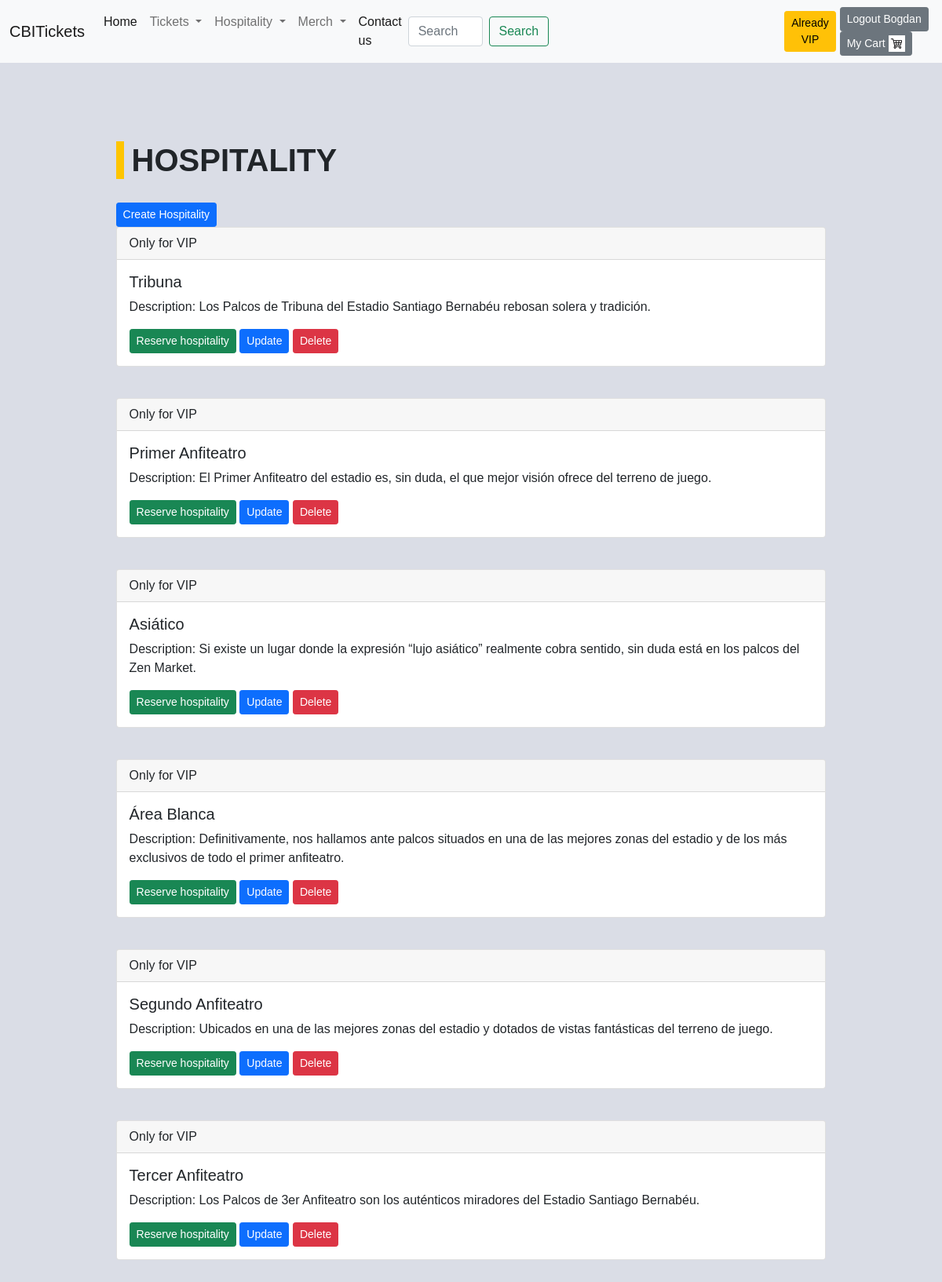
The page /hospitality-real/ (signed in) on the database its author committed.
### hospitality/models.py (models this page shows, shortened)
class HospitalityVIP(models.Model):
    name_real = models.CharField(max_length=150, null=True, blank=True)
    description_real = models.TextField(max_length=800, default='no description', null=True, blank=True)
    name_united = models.CharField(max_length=150, null=True, blank=True)
    description_united = models.TextField(max_length=800, default='no description', null=True, blank=True)

### hospitality/views.py (the view)
# urls.py: path('hospitality-real/', views.HospitalityVIPListView.as_view(), name='hospitality_real'),
class HospitalityVIPListView(ListView):
    template_name = 'hospitality/hospitality_vip.html'
    model = HospitalityVIP
    context_object_name = 'all_hospitality'

### templates/hospitality/hospitality_vip.html (shortened to what this page needs)
{% extends 'base.html' %}
{% block content %}
    <div class="container">
        <h1>Hospitality</h1>
        {% if perms.hospitality.add_hospitalityreal %}
            <a class="btn btn-sm btn-primary" href="{% url 'create_hospitality_real' %}">Create Hospitality</a>
        {% endif %}
        {% for hospitality in all_hospitality %}
            <div class="card">
                <div class="card-header">
                    Only for VIP
                </div>
                <div class="card-body">
                    <h5 class="card-title">{{ hospitality.name_real }}</h5>
                    <p class="card-text">Description: {{ hospitality.description_real }}</p>
                    {% if perms.user.vip_only %}
                        <a class="btn btn-sm btn-success" href="{% url 'create_booking' %}">Reserve hospitality</a>
                    {% else %}
                        <a class="btn btn-sm btn-danger" href="{% url 'become_vip' %}">Become VIP to reserve</a>
                    {% endif %}
                    {% if perms.hospitality.change_hospitalityreal %}
                        <a class="btn btn-sm btn-primary"
                           href="{% url 'update_hospitality_real' hospitality.id %}">Update</a>
                    {% endif %}
                    {% if perms.hospitality.delete_hospitalityreal %}
                        <a class="btn btn-sm btn-danger" href="{% url 'delete_hospitality_real' hospitality.id %}">Delete</a>
                    {% endif %}
                </div>
            </div>
        {% endfor %}
    </div>
{% endblock %}

### templates/navbar.html (shortened to what this page needs)
{% load static %}
<nav class="navbar navbar-expand-lg navbar-light bg-light">
    <div class="container-fluid">
        <a class="navbar-brand" href="{% url 'home_page' %}">CBITickets</a>
        <div class="collapse navbar-collapse" id="navbarSupportedContent">
            <ul class="navbar-nav me-auto mb-2 mb-lg-0">
                <li class="nav-item">
                    <a class="nav-link active" aria-current="page" href="{% url 'home_page' %}">Home</a>
                </li>
                <li class="nav-item dropdown">
                    <a class="nav-link dropdown-toggle" href="#" id="navbarDropdown" role="button"
                       data-bs-toggle="dropdown" aria-expanded="false">
                        Tickets
                    </a>
                </li>
                <li class="nav-item dropdown">
                    <a class="nav-link dropdown-toggle" href="#" id="navbarDropdown" role="button"
                       data-bs-toggle="dropdown" aria-expanded="false">
                        Hospitality
                    </a>
                </li>
                <li class="nav-item dropdown">
                    <a class="nav-link dropdown-toggle" href="#" id="navbarDropdown" role="button"
                       data-bs-toggle="dropdown" aria-expanded="false">
                        Merch
                    </a>
                </li>
                <li class="nav-item">
                    <a class="nav-link active" aria-current="page" href="{% url 'contact_us' %}">Contact us</a>
                </li>
            </ul>
            {% if request.path == '/merch/' %}
                <form class="d-flex" action="{% url 'search_merch_city' %}" style="margin-right: 300px">
                    <input class="form-control me-2" type="search" placeholder="Search" aria-label="Search"
                           name="search">
                    <button class="btn btn-outline-success" type="submit">Search</button>
                </form>
            {% elif request.path == '/merch-real/' %}
                <form class="d-flex" action="{% url 'search_merch_real' %}" style="margin-right: 300px">
                    <input class="form-control me-2" type="search" placeholder="Search" aria-label="Search"
                           name="search">
                    <button class="btn btn-outline-success" type="submit">Search</button>
                </form>
            {% elif request.path == '/merch-united/' %}
                <form class="d-flex" action="{% url 'search_merch_united' %}" style="margin-right: 300px">
                    <input class="form-control me-2" type="search" placeholder="Search" aria-label="Search"
                           name="search">
                    <button class="btn btn-outline-success" type="submit">Search</button>
                </form>
            {% elif request.path == '/merch-barcelona/' %}
                <form class="d-flex" action="{% url 'search_merch_barcelona' %}" style="margin-right: 300px">
                    <input class="form-control me-2" type="search" placeholder="Search" aria-label="Search"
                           name="search">
                    <button class="btn btn-outline-success" type="submit">Search</button>
                </form>
            {% elif request.path == '/hospitality/' %}
                <form class="d-flex" action="{% url 'search_hospitality_payed_city' %}" style="margin-right: 300px">
                    <input class="form-control me-2" type="search" placeholder="Search" aria-label="Search"
                           name="search">
                    <button class="btn btn-outline-success" type="submit">Search</button>
                </form>
            {% elif request.path == '/hospitality-real/' %}
                <form class="d-flex" action="{% url 'search_hospitality_vip_real' %}" style="margin-right: 300px">
                    <input class="form-control me-2" type="search" placeholder="Search" aria-label="Search"
                           name="search">
                    <button class="btn btn-outline-success" type="submit">Search</button>
                </form>
            {% elif request.path == '/hospitality-united/' %}
                <form class="d-flex" action="{% url 'search_hospitality_vip_united' %}" style="margin-right: 300px">
                    <input class="form-control me-2" type="search" placeholder="Search" aria-label="Search"
                           name="search">
                    <button class="btn btn-outline-success" type="submit">Search</button>
                </form>
            {% elif request.path == '/ticket-man-city/' %}
                <form class="d-flex" action="{% url 'search_fixture_city' %}" style="margin-right: 300px">
                    <input class="form-control me-2" type="search" placeholder="Search" aria-label="Search"
                           name="search">
                    <button class="btn btn-outline-success" type="submit">Search</button>
                </form>
            {% elif request.path == '/ticket-real-madrid/' %}
                <form class="d-flex" action="{% url 'search_fixture_real' %}" style="margin-right: 300px">
                    <input class="form-control me-2" type="search" placeholder="Search" aria-label="Search"
                           name="search">
                    <button class="btn btn-outline-success" type="submit">Search</button>
                </form>
            {% elif request.path == '/ticket-man-united/' %}
                <form class="d-flex" action="{% url 'search_fixture_united' %}" style="margin-right: 300px">
                    <input class="form-control me-2" type="search" placeholder="Search" aria-label="Search"
                           name="search">
                    <button class="btn btn-outline-success" type="submit">Search</button>
                </form>
            {% elif request.path == '/ticket-barcelona/' %}
                <form class="d-flex" action="{% url 'search_fixture_barcelona' %}" style="margin-right: 300px">
                    <input class="form-control me-2" type="search" placeholder="Search" aria-label="Search"
                           name="search">
                    <button class="btn btn-outline-success" type="submit">Search</button>
                </form>
            {% elif request.path == '/' or request.path == '/login/' or request.path == '/password_reset/' %}
            {% elif request.path == '/create-user/' or request.path == '/contact-us/' or request.path == '/success-purchase/' %}
            {% elif request.path == '/product-cart/' or request.path == '/success-vip/' %}
            {% else %}
                <span>Back to last page: </span>
                <button class="btn btn-danger" id="back_btn" style="margin-right: 300px">Back</button>
            {% endif %}
            {% if user.is_authenticated %}
                {% if perms.user.vip_only %}
                    <div>
                        <a class="btn btn-sm btn-warning" href="{% url 'become_vip' %}" style="margin-right: 5px">Already
                            VIP</a>
                    </div>
                {% else %}
                    <div>
                        <a class="btn btn-sm btn-warning" href="{% url 'become_vip' %}" style="margin-right: 5px">Become
                            VIP</a>
                    </div>
                {% endif %}
            {% endif %}
            <div>
                {% if user.is_authenticated %}
                    <a class="btn btn-sm btn-secondary" href="{% url 'logout' %}">Logout {{ request.user.username }}</a>
                    <a class="btn btn-sm btn-secondary" href="{% url 'product_cart' %}">
                        My Cart
                        <img src="{% static 'cart.jpg' %}" style="max-width: 21px;max-height: 21px" alt="...">
                    </a>
                {% else %}
                    <a class="btn btn-sm btn-primary" href="{% url 'create_user' %}">Sign Up</a>
                    <a class="btn btn-sm btn-success" href="{% url 'login' %}">Login</a>
                {% endif %}
            </div>
        </div>
    </div>
</nav>

### templates/hospitality/hospitality_vip.html (style rules this page uses)
* { margin: 0; padding: 0; border: 0; box-sizing: border-box }
body { background-color: #dadde6; font-family: Arial, serif; }
.container { width: 90%; margin: 100px auto }
h1 { text-transform: uppercase; font-weight: 900; border-left: 10px solid #fec500; padding-left: 10px; margin-bottom: 30px }
.card { margin-bottom: 40px; }

### rows shown on the page
HospitalityVIP: name_real "Tribuna", description_real "Los Palcos de Tribuna del Estadio Santiago Bernabéu rebosan solera y tradición."
HospitalityVIP: name_real "Primer Anfiteatro", description_real "El Primer Anfiteatro del estadio es, sin duda, el que mejor visión ofrece del terreno de juego."
HospitalityVIP: name_real "Asiático", description_real "Si existe un lugar donde la expresión “lujo asiático” realmente cobra sentido, sin duda está en los palcos del Zen Market."
HospitalityVIP: name_real "Área Blanca", description_real "Definitivamente, nos hallamos ante palcos situados en una de las mejores zonas del estadio y de los más exclusivos de todo el primer anfiteatro."
HospitalityVIP: name_real "Segundo Anfiteatro", description_real "Ubicados en una de las mejores zonas del estadio y dotados de vistas fantásticas del terreno de juego."
HospitalityVIP: name_real "Tercer Anfiteatro", description_real "Los Palcos de 3er Anfiteatro son los auténticos miradores del Estadio Santiago Bernabéu."

### other values the page prints
{{ request.user.username }} "Bogdan"
